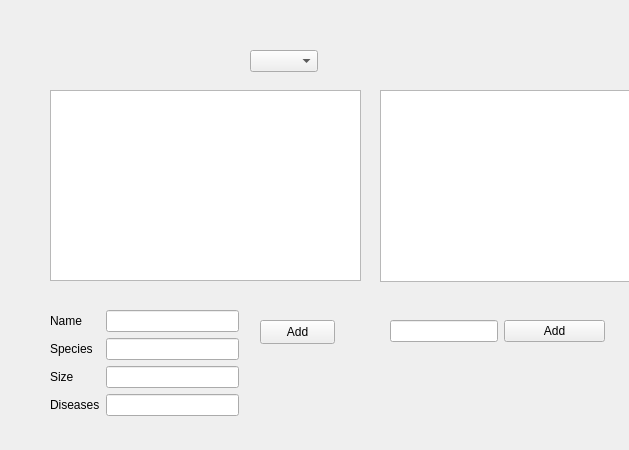
<?xml version="1.0" encoding="UTF-8"?>
<ui version="4.0">
 <class>GUI</class>
 <widget class="QWidget" name="GUI">
  <property name="geometry">
   <rect>
    <x>0</x>
    <y>0</y>
    <width>629</width>
    <height>450</height>
   </rect>
  </property>
  <property name="windowTitle">
   <string>GUI</string>
  </property>
  <widget class="QTableView" name="tableView">
   <property name="geometry">
    <rect>
     <x>50</x>
     <y>90</y>
     <width>311</width>
     <height>191</height>
    </rect>
   </property>
  </widget>
  <widget class="QComboBox" name="comboBox">
   <property name="geometry">
    <rect>
     <x>250</x>
     <y>50</y>
     <width>68</width>
     <height>22</height>
    </rect>
   </property>
  </widget>
  <widget class="QPushButton" name="addBacteriumButton">
   <property name="geometry">
    <rect>
     <x>260</x>
     <y>320</y>
     <width>75</width>
     <height>24</height>
    </rect>
   </property>
   <property name="text">
    <string>Add</string>
   </property>
  </widget>
  <widget class="QWidget" name="layoutWidget">
   <property name="geometry">
    <rect>
     <x>50</x>
     <y>310</y>
     <width>189</width>
     <height>126</height>
    </rect>
   </property>
   <layout class="QFormLayout" name="formLayout">
    <item row="0" column="1">
     <widget class="QLineEdit" name="nameLineEdit"/>
    </item>
    <item row="1" column="0">
     <widget class="QLabel" name="label_2">
      <property name="text">
       <string>Species</string>
      </property>
     </widget>
    </item>
    <item row="1" column="1">
     <widget class="QLineEdit" name="speciesLineEdit"/>
    </item>
    <item row="2" column="0">
     <widget class="QLabel" name="label_3">
      <property name="text">
       <string>Size</string>
      </property>
     </widget>
    </item>
    <item row="2" column="1">
     <widget class="QLineEdit" name="sizeLineEdit"/>
    </item>
    <item row="3" column="0">
     <widget class="QLabel" name="label_4">
      <property name="text">
       <string>Diseases</string>
      </property>
     </widget>
    </item>
    <item row="3" column="1">
     <widget class="QLineEdit" name="diseasesLineEdit"/>
    </item>
    <item row="0" column="0">
     <widget class="QLabel" name="label">
      <property name="text">
       <string>Name</string>
      </property>
     </widget>
    </item>
   </layout>
  </widget>
  <widget class="QWidget" name="layoutWidget">
   <property name="geometry">
    <rect>
     <x>390</x>
     <y>320</y>
     <width>215</width>
     <height>26</height>
    </rect>
   </property>
   <layout class="QFormLayout" name="formLayout_2">
    <item row="0" column="0">
     <widget class="QLineEdit" name="addDiseaseLineEdit"/>
    </item>
    <item row="0" column="1">
     <widget class="QPushButton" name="addDiseaseButton">
      <property name="text">
       <string>Add</string>
      </property>
     </widget>
    </item>
   </layout>
  </widget>
  <widget class="QListWidget" name="listWidget">
   <property name="geometry">
    <rect>
     <x>380</x>
     <y>90</y>
     <width>256</width>
     <height>192</height>
    </rect>
   </property>
  </widget>
 </widget>
 <resources/>
 <connections/>
</ui>
